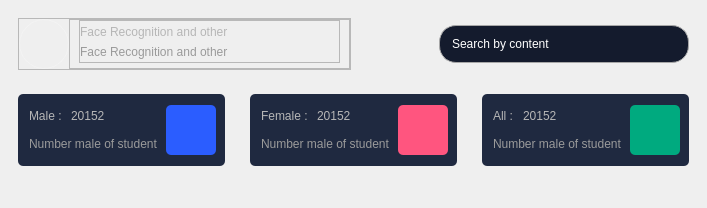
         <widget class="QWidget" name="dashboardstack">
          <layout class="QHBoxLayout" name="horizontalLayout_20">
           <property name="spacing">
            <number>0</number>
           </property>
           <property name="leftMargin">
            <number>0</number>
           </property>
           <property name="topMargin">
            <number>0</number>
           </property>
           <property name="rightMargin">
            <number>0</number>
           </property>
           <property name="bottomMargin">
            <number>0</number>
           </property>
           <item>
            <widget class="QWidget" name="dashboard" native="true">
             <property name="sizePolicy">
              <sizepolicy hsizetype="Preferred" vsizetype="Expanding">
               <horstretch>0</horstretch>
               <verstretch>0</verstretch>
              </sizepolicy>
             </property>
             <layout class="QVBoxLayout" name="verticalLayout_4">
              <item>
               <widget class="QWidget" name="widget_10" native="true">
                <layout class="QHBoxLayout" name="horizontalLayout_7">
                 <item alignment="Qt::AlignTop">
                  <widget class="QFrame" name="frame_97">
                   <property name="frameShape">
                    <enum>QFrame::StyledPanel</enum>
                   </property>
                   <property name="frameShadow">
                    <enum>QFrame::Raised</enum>
                   </property>
                   <layout class="QHBoxLayout" name="horizontalLayout_55">
                    <property name="spacing">
                     <number>0</number>
                    </property>
                    <property name="leftMargin">
                     <number>0</number>
                    </property>
                    <property name="topMargin">
                     <number>0</number>
                    </property>
                    <property name="rightMargin">
                     <number>0</number>
                    </property>
                    <property name="bottomMargin">
                     <number>0</number>
                    </property>
                    <item>
                     <widget class="QLabel" name="label_56">
                      <property name="minimumSize">
                       <size>
                        <width>50</width>
                        <height>50</height>
                       </size>
                      </property>
                      <property name="maximumSize">
                       <size>
                        <width>50</width>
                        <height>50</height>
                       </size>
                      </property>
                      <property name="styleSheet">
                       <string notr="true">border-radius:25;
border-style:solid;
border-width:1;
border-color: rgb(243, 243, 243);
padding:6;</string>
                      </property>
                      <property name="text">
                       <string/>
                      </property>
                      <property name="pixmap">
                       <pixmap>images/amboLogo.PNG</pixmap>
                      </property>
                      <property name="scaledContents">
                       <bool>true</bool>
                      </property>
                     </widget>
                    </item>
                    <item>
                     <widget class="QFrame" name="frame_95">
                      <property name="frameShape">
                       <enum>QFrame::StyledPanel</enum>
                      </property>
                      <property name="frameShadow">
                       <enum>QFrame::Raised</enum>
                      </property>
                      <layout class="QVBoxLayout" name="verticalLayout_44">
                       <property name="leftMargin">
                        <number>9</number>
                       </property>
                       <property name="topMargin">
                        <number>0</number>
                       </property>
                       <property name="bottomMargin">
                        <number>5</number>
                       </property>
                       <item>
                        <widget class="QFrame" name="frame_96">
                         <property name="minimumSize">
                          <size>
                           <width>0</width>
                           <height>0</height>
                          </size>
                         </property>
                         <property name="frameShape">
                          <enum>QFrame::StyledPanel</enum>
                         </property>
                         <property name="frameShadow">
                          <enum>QFrame::Raised</enum>
                         </property>
                         <layout class="QVBoxLayout" name="verticalLayout_47">
                          <property name="spacing">
                           <number>0</number>
                          </property>
                          <property name="leftMargin">
                           <number>0</number>
                          </property>
                          <property name="topMargin">
                           <number>0</number>
                          </property>
                          <property name="rightMargin">
                           <number>0</number>
                          </property>
                          <property name="bottomMargin">
                           <number>0</number>
                          </property>
                          <item>
                           <widget class="QLabel" name="label_36">
                            <property name="styleSheet">
                             <string notr="true">color: rgb(204, 204, 204);
font: 11pt &quot;arial black&quot;;
margin:0;
color: rgb(182, 182, 182);</string>
                            </property>
                            <property name="text">
                             <string>Face Recognition and other</string>
                            </property>
                           </widget>
                          </item>
                          <item>
                           <widget class="QLabel" name="label_53">
                            <property name="styleSheet">
                             <string notr="true">color: rgb(154, 154, 154);
font: 10pt &quot;arial&quot;;
margin:0;</string>
                            </property>
                            <property name="text">
                             <string>Face Recognition and other</string>
                            </property>
                           </widget>
                          </item>
                         </layout>
                        </widget>
                       </item>
                      </layout>
                     </widget>
                    </item>
                   </layout>
                  </widget>
                 </item>
                 <item alignment="Qt::AlignRight">
                  <widget class="QLineEdit" name="lineEdit_2">
                   <property name="minimumSize">
                    <size>
                     <width>250</width>
                     <height>0</height>
                    </size>
                   </property>
                   <property name="styleSheet">
                    <string notr="true">background-color: rgb(20, 27, 45);
padding:10;
border-radius:17;
color: rgb(255, 255, 255);
border-style:solid;
border-width:1;
border-color: rgb(167, 167, 167);</string>
                   </property>
                   <property name="inputMask">
                    <string/>
                   </property>
                   <property name="text">
                    <string notr="true" comment="Search by content" extracomment="Search by content">Search by content</string>
                   </property>
                   <property name="maxLength">
                    <number>32767</number>
                   </property>
                   <property name="echoMode">
                    <enum>QLineEdit::Normal</enum>
                   </property>
                  </widget>
                 </item>
                </layout>
               </widget>
              </item>
              <item>
               <widget class="QWidget" name="widget_11" native="true">
                <property name="minimumSize">
                 <size>
                  <width>0</width>
                  <height>90</height>
                 </size>
                </property>
                <property name="maximumSize">
                 <size>
                  <width>16777215</width>
                  <height>90</height>
                 </size>
                </property>
                <layout class="QHBoxLayout" name="horizontalLayout_8">
                 <property name="spacing">
                  <number>25</number>
                 </property>
                 <item>
                  <widget class="QWidget" name="widget_13" native="true">
                   <property name="styleSheet">
                    <string notr="true">background-color: rgb(31, 41, 64);
border-radius:5</string>
                   </property>
                   <layout class="QHBoxLayout" name="horizontalLayout_9">
                    <item>
                     <widget class="QWidget" name="widget_16" native="true">
                      <layout class="QVBoxLayout" name="verticalLayout_5">
                       <property name="leftMargin">
                        <number>2</number>
                       </property>
                       <property name="topMargin">
                        <number>2</number>
                       </property>
                       <property name="rightMargin">
                        <number>2</number>
                       </property>
                       <property name="bottomMargin">
                        <number>2</number>
                       </property>
                       <item alignment="Qt::AlignLeft">
                        <widget class="QWidget" name="widget_24" native="true">
                         <layout class="QHBoxLayout" name="horizontalLayout_16">
                          <property name="leftMargin">
                           <number>0</number>
                          </property>
                          <property name="topMargin">
                           <number>0</number>
                          </property>
                          <property name="rightMargin">
                           <number>0</number>
                          </property>
                          <property name="bottomMargin">
                           <number>0</number>
                          </property>
                          <item>
                           <widget class="QLabel" name="label_37">
                            <property name="styleSheet">
                             <string notr="true">color: rgb(204, 204, 204);
font: 10pt &quot;arial black&quot;;
margin:0;
color: rgb(182, 182, 182);</string>
                            </property>
                            <property name="text">
                             <string>Male : </string>
                            </property>
                           </widget>
                          </item>
                          <item>
                           <widget class="QLabel" name="label_38">
                            <property name="styleSheet">
                             <string notr="true">color: rgb(204, 204, 204);
font: 10pt &quot;arial&quot;;
margin:0;
color: rgb(182, 182, 182);</string>
                            </property>
                            <property name="text">
                             <string>20152</string>
                            </property>
                           </widget>
                          </item>
                         </layout>
                        </widget>
                       </item>
                       <item>
                        <widget class="QLabel" name="label_52">
                         <property name="styleSheet">
                          <string notr="true">color: rgb(154, 154, 154);
font: 8pt &quot;arial&quot;;
margin:0;</string>
                         </property>
                         <property name="text">
                          <string>Number male of student</string>
                         </property>
                        </widget>
                       </item>
                      </layout>
                     </widget>
                    </item>
                    <item alignment="Qt::AlignRight|Qt::AlignVCenter">
                     <widget class="QWidget" name="widget_17" native="true">
                      <property name="minimumSize">
                       <size>
                        <width>50</width>
                        <height>50</height>
                       </size>
                      </property>
                      <property name="maximumSize">
                       <size>
                        <width>60</width>
                        <height>60</height>
                       </size>
                      </property>
                      <property name="styleSheet">
                       <string notr="true">background-color: rgb(43, 93, 255);
border-radius:5</string>
                      </property>
                      <layout class="QHBoxLayout" name="horizontalLayout_13">
                       <property name="leftMargin">
                        <number>20</number>
                       </property>
                       <property name="rightMargin">
                        <number>20</number>
                       </property>
                       <item>
                        <widget class="QLabel" name="label_2">
                         <property name="text">
                          <string/>
                         </property>
                         <property name="pixmap">
                          <pixmap>../../Untitled82_20240401041801.png</pixmap>
                         </property>
                         <property name="scaledContents">
                          <bool>true</bool>
                         </property>
                        </widget>
                       </item>
                      </layout>
                     </widget>
                    </item>
                   </layout>
                  </widget>
                 </item>
                 <item>
                  <widget class="QWidget" name="widget_14" native="true">
                   <property name="styleSheet">
                    <string notr="true">background-color: rgb(31, 41, 64);
border-radius:5</string>
                   </property>
                   <layout class="QHBoxLayout" name="horizontalLayout_10">
                    <item>
                     <widget class="QWidget" name="widget_25" native="true">
                      <layout class="QVBoxLayout" name="verticalLayout_6">
                       <property name="leftMargin">
                        <number>2</number>
                       </property>
                       <property name="topMargin">
                        <number>2</number>
                       </property>
                       <property name="rightMargin">
                        <number>2</number>
                       </property>
                       <property name="bottomMargin">
                        <number>2</number>
                       </property>
                       <item alignment="Qt::AlignLeft">
                        <widget class="QWidget" name="widget_26" native="true">
                         <layout class="QHBoxLayout" name="horizontalLayout_17">
                          <property name="leftMargin">
                           <number>0</number>
                          </property>
                          <property name="topMargin">
                           <number>0</number>
                          </property>
                          <property name="rightMargin">
                           <number>0</number>
                          </property>
                          <property name="bottomMargin">
                           <number>0</number>
                          </property>
                          <item>
                           <widget class="QLabel" name="label_39">
                            <property name="styleSheet">
                             <string notr="true">color: rgb(204, 204, 204);
font:10pt &quot;arial black&quot;;
margin:0;
color: rgb(182, 182, 182);</string>
                            </property>
                            <property name="text">
                             <string>Female : </string>
                            </property>
                           </widget>
                          </item>
                          <item>
                           <widget class="QLabel" name="label_40">
                            <property name="styleSheet">
                             <string notr="true">color: rgb(204, 204, 204);
font: 10pt &quot;arial&quot;;
margin:0;
color: rgb(182, 182, 182);</string>
                            </property>
                            <property name="text">
                             <string>20152</string>
                            </property>
                           </widget>
                          </item>
                         </layout>
                        </widget>
                       </item>
                       <item>
                        <widget class="QLabel" name="label_54">
                         <property name="styleSheet">
                          <string notr="true">color: rgb(154, 154, 154);
font: 9pt &quot;arial&quot;;
margin:0;</string>
                         </property>
                         <property name="text">
                          <string>Number male of student</string>
                         </property>
                        </widget>
                       </item>
                      </layout>
                     </widget>
                    </item>
                    <item alignment="Qt::AlignRight|Qt::AlignVCenter">
                     <widget class="QWidget" name="widget_19" native="true">
                      <property name="minimumSize">
                       <size>
                        <width>50</width>
                        <height>50</height>
                       </size>
                      </property>
                      <property name="maximumSize">
                       <size>
                        <width>50</width>
                        <height>50</height>
                       </size>
                      </property>
                      <property name="styleSheet">
                       <string notr="true">background-color: rgb(255, 85, 127);
border-radius:5</string>
                      </property>
                      <layout class="QHBoxLayout" name="horizontalLayout_14">
                       <property name="leftMargin">
                        <number>15</number>
                       </property>
                       <property name="topMargin">
                        <number>9</number>
                       </property>
                       <property name="rightMargin">
                        <number>15</number>
                       </property>
                       <property name="bottomMargin">
                        <number>9</number>
                       </property>
                       <item>
                        <widget class="QLabel" name="label_3">
                         <property name="text">
                          <string/>
                         </property>
                         <property name="pixmap">
                          <pixmap>../../Untitled82_20240401041259.png</pixmap>
                         </property>
                         <property name="scaledContents">
                          <bool>true</bool>
                         </property>
                        </widget>
                       </item>
                      </layout>
                     </widget>
                    </item>
                   </layout>
                  </widget>
                 </item>
                 <item>
                  <widget class="QWidget" name="widget_15" native="true">
                   <property name="styleSheet">
                    <string notr="true">background-color: rgb(31, 41, 64);
border-radius:5</string>
                   </property>
                   <layout class="QHBoxLayout" name="horizontalLayout_11">
                    <item>
                     <widget class="QWidget" name="widget_18" native="true">
                      <layout class="QVBoxLayout" name="verticalLayout_7">
                       <property name="leftMargin">
                        <number>2</number>
                       </property>
                       <property name="topMargin">
                        <number>2</number>
                       </property>
                       <property name="rightMargin">
                        <number>2</number>
                       </property>
                       <property name="bottomMargin">
                        <number>2</number>
                       </property>
                       <item alignment="Qt::AlignLeft">
                        <widget class="QWidget" name="widget_27" native="true">
                         <layout class="QHBoxLayout" name="horizontalLayout_18">
                          <property name="leftMargin">
                           <number>0</number>
                          </property>
                          <property name="topMargin">
                           <number>0</number>
                          </property>
                          <property name="rightMargin">
                           <number>0</number>
                          </property>
                          <property name="bottomMargin">
                           <number>0</number>
                          </property>
                          <item>
                           <widget class="QLabel" name="label_41">
                            <property name="styleSheet">
                             <string notr="true">color: rgb(204, 204, 204);
font: 10pt &quot;arial black&quot;;
margin:0;
color: rgb(182, 182, 182);</string>
                            </property>
                            <property name="text">
                             <string>All : </string>
                            </property>
                           </widget>
                          </item>
                          <item>
                           <widget class="QLabel" name="label_42">
                            <property name="styleSheet">
                             <string notr="true">color: rgb(204, 204, 204);
font: 10pt &quot;arial&quot;;
margin:0;
color: rgb(182, 182, 182);</string>
                            </property>
                            <property name="text">
                             <string>20152</string>
                            </property>
                           </widget>
                          </item>
                         </layout>
                        </widget>
                       </item>
                       <item>
                        <widget class="QLabel" name="label_55">
                         <property name="styleSheet">
                          <string notr="true">color: rgb(154, 154, 154);
font: 9pt &quot;arial&quot;;
margin:0;</string>
                         </property>
                         <property name="text">
                          <string>Number male of student</string>
                         </property>
                        </widget>
                       </item>
                      </layout>
                     </widget>
                    </item>
                    <item alignment="Qt::AlignRight|Qt::AlignVCenter">
                     <widget class="QWidget" name="widget_21" native="true">
                      <property name="minimumSize">
                       <size>
                        <width>50</width>
                        <height>50</height>
                       </size>
                      </property>
                      <property name="maximumSize">
                       <size>
                        <width>50</width>
                        <height>50</height>
                       </size>
                      </property>
                      <property name="styleSheet">
                       <string notr="true">background-color: rgb(0, 170, 127);
border-radius:5</string>
                      </property>
                      <layout class="QHBoxLayout" name="horizontalLayout_15">
                       <item>
                        <widget class="QLabel" name="label">
                         <property name="text">
                          <string/>
                         </property>
                         <property name="pixmap">
                          <pixmap>../../Untitled82_20240401043012.png</pixmap>
                         </property>
                         <property name="scaledContents">
                          <bool>true</bool>
                         </property>
                        </widget>
                       </item>
                      </layout>
                     </widget>
                    </item>
                   </layout>
                  </widget>
                 </item>
                </layout>
               </widget>
              </item>
              <item>
               <widget class="QWidget" name="widget_12" native="true">
                <property name="sizePolicy">
                 <sizepolicy hsizetype="Preferred" vsizetype="Expanding">
                  <horstretch>0</horstretch>
                  <verstretch>0</verstretch>
                 </sizepolicy>
                </property>
                <layout class="QHBoxLayout" name="horizontalLayout_12">
                 <property name="spacing">
                  <number>30</number>
                 </property>
                 <item>
                  <widget class="QWidget" name="widget_22" native="true">
                   <property name="styleSheet">
                    <string notr="true">background-color: rgb(31, 41, 64);
border-radius:10</string>
                   </property>
                  </widget>
                 </item>
                 <item>
                  <widget class="QWidget" name="widget_23" native="true">
                   <property name="styleSheet">
                    <string notr="true">background-color: rgb(31, 41, 64);
border-radius:10</string>
                   </property>
                  </widget>
                 </item>
                </layout>
               </widget>
              </item>
             </layout>
            </widget>
           </item>
          </layout>
         </widget>
